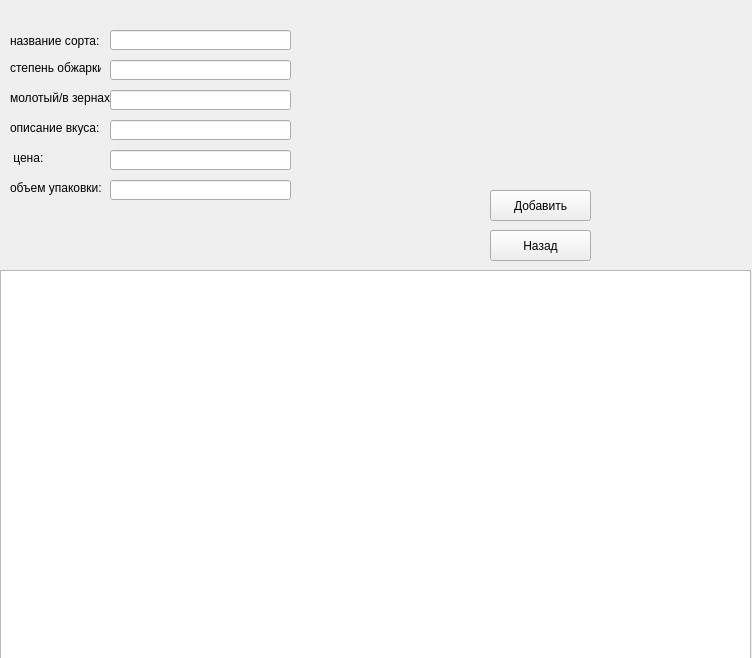
<?xml version="1.0" encoding="UTF-8"?>
<ui version="4.0">
 <class>Form</class>
 <widget class="QWidget" name="Form">
  <property name="geometry">
   <rect>
    <x>0</x>
    <y>0</y>
    <width>752</width>
    <height>658</height>
   </rect>
  </property>
  <property name="windowTitle">
   <string>Form</string>
  </property>
  <widget class="QTableWidget" name="tableWidget">
   <property name="geometry">
    <rect>
     <x>0</x>
     <y>270</y>
     <width>751</width>
     <height>401</height>
    </rect>
   </property>
  </widget>
  <widget class="QLineEdit" name="lineEdit">
   <property name="geometry">
    <rect>
     <x>110</x>
     <y>30</y>
     <width>181</width>
     <height>20</height>
    </rect>
   </property>
  </widget>
  <widget class="QLineEdit" name="lineEdit_2">
   <property name="geometry">
    <rect>
     <x>110</x>
     <y>60</y>
     <width>181</width>
     <height>20</height>
    </rect>
   </property>
  </widget>
  <widget class="QLineEdit" name="lineEdit_3">
   <property name="geometry">
    <rect>
     <x>110</x>
     <y>90</y>
     <width>181</width>
     <height>20</height>
    </rect>
   </property>
  </widget>
  <widget class="QLineEdit" name="lineEdit_4">
   <property name="geometry">
    <rect>
     <x>110</x>
     <y>120</y>
     <width>181</width>
     <height>20</height>
    </rect>
   </property>
  </widget>
  <widget class="QLineEdit" name="lineEdit_5">
   <property name="geometry">
    <rect>
     <x>110</x>
     <y>150</y>
     <width>181</width>
     <height>20</height>
    </rect>
   </property>
  </widget>
  <widget class="QLineEdit" name="lineEdit_6">
   <property name="geometry">
    <rect>
     <x>110</x>
     <y>180</y>
     <width>181</width>
     <height>20</height>
    </rect>
   </property>
  </widget>
  <widget class="QLabel" name="label">
   <property name="geometry">
    <rect>
     <x>10</x>
     <y>30</y>
     <width>91</width>
     <height>21</height>
    </rect>
   </property>
   <property name="text">
    <string>название сорта:</string>
   </property>
  </widget>
  <widget class="QLabel" name="label_2">
   <property name="geometry">
    <rect>
     <x>10</x>
     <y>60</y>
     <width>91</width>
     <height>16</height>
    </rect>
   </property>
   <property name="text">
    <string>степень обжарки:</string>
   </property>
  </widget>
  <widget class="QLabel" name="label_3">
   <property name="geometry">
    <rect>
     <x>10</x>
     <y>90</y>
     <width>101</width>
     <height>16</height>
    </rect>
   </property>
   <property name="text">
    <string>молотый/в зернах:</string>
   </property>
  </widget>
  <widget class="QLabel" name="label_4">
   <property name="geometry">
    <rect>
     <x>10</x>
     <y>120</y>
     <width>91</width>
     <height>16</height>
    </rect>
   </property>
   <property name="text">
    <string>описание вкуса:</string>
   </property>
  </widget>
  <widget class="QLabel" name="label_5">
   <property name="geometry">
    <rect>
     <x>10</x>
     <y>150</y>
     <width>91</width>
     <height>16</height>
    </rect>
   </property>
   <property name="text">
    <string> цена:</string>
   </property>
  </widget>
  <widget class="QLabel" name="label_6">
   <property name="geometry">
    <rect>
     <x>10</x>
     <y>180</y>
     <width>91</width>
     <height>16</height>
    </rect>
   </property>
   <property name="text">
    <string>объем упаковки:</string>
   </property>
  </widget>
  <widget class="QPushButton" name="BackButton">
   <property name="geometry">
    <rect>
     <x>490</x>
     <y>230</y>
     <width>101</width>
     <height>31</height>
    </rect>
   </property>
   <property name="text">
    <string>Назад</string>
   </property>
  </widget>
  <widget class="QPushButton" name="appendButton">
   <property name="geometry">
    <rect>
     <x>490</x>
     <y>190</y>
     <width>101</width>
     <height>31</height>
    </rect>
   </property>
   <property name="text">
    <string>Добавить</string>
   </property>
  </widget>
 </widget>
 <resources/>
 <connections/>
</ui>
